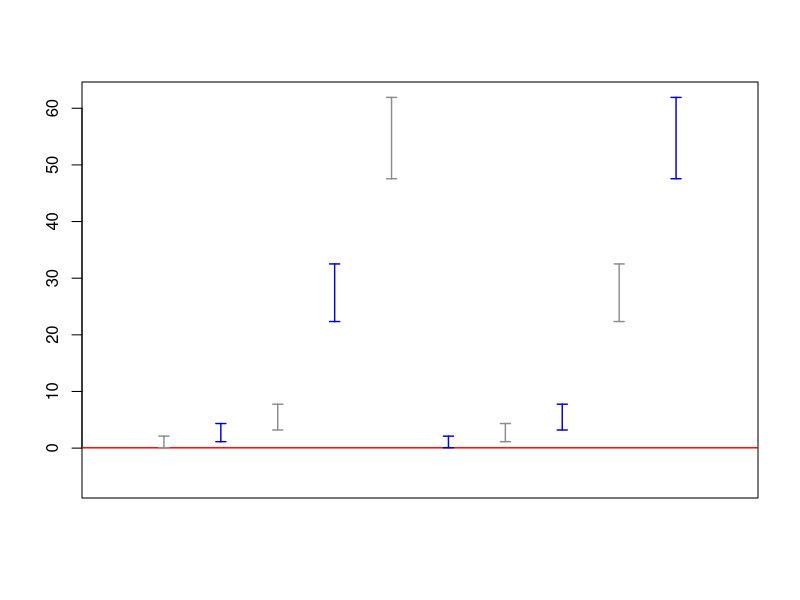

Generate this figure with R: (Note: this script raises an error after producing the figure.)
sim.norm.prob<-function(n, mu, sigma, a){
  x<-rnorm(n, mu, sigma)
  est1<-pnorm(a, mean(x), sd(x))#zamestvame mu i sigma s nqkakvi ocenki - mean i sd soodvetno
  est2<-sum(x<=a)
}

rs1<-replicate(30000, sim.norm.prob(n=20, mu=5, sigma=1, a=3.4)) #sredna ocenka na es1 i est za n=20
rs2<-replicate(30000, sim.norm.prob(n=50, mu=5, sigma=1, a=3.4))
rs3<-replicate(30000, sim.norm.prob(n=100, mu=5, sigma=1, a=3.4)) #sredna ocenka na es1 i est za n=20
rs4<-replicate(30000, sim.norm.prob(n=500, mu=5, sigma=1, a=3.4))
rs5<-replicate(30000, sim.norm.prob(n=1000, mu=5, sigma=1, a=3.4)) #sredna ocenka na es1 i est za n=20

rs<-rbind(rs1, rs2, rs3, rs4, rs5)

rs.mean<-apply(rs, 1, mean)
rs.sd<-apply(rs, 1, sd)

true.val<-pnorm(3.4, 5, 1)

myplot1 <- function(rs.mean, rs.sd, true.val) {
  i1 <- min(rs.mean) - max(rs.sd)
  i2 <- max(rs.mean) + max(rs.sd)
  
  plot( 1, xlim=c(0,11), ylim=c(i1,i2), pch="", 
        xlab="", ylab="",  xaxt="n" )
  abline( h=true.val, col="red", lwd=1.4 )
  arrows( c(1:10), rs.mean-rs.sd, c(1:10), rs.mean+rs.sd, 
          code=3, angle=90, 
          length=0.05, lwd=1.4, col=c("gray55", "blue3") )
  points( c(1:10), rs.mean, pch=20, type="p", 
          col=c("gray55", "blue3") )
  axis( side=1, at=seq(1.5, 9.5, 2), 
        labels=c(20, 50, 100, 500, 1000), tick=FALSE )
}

myplot1(rs.mean, rs.sd, true.val)